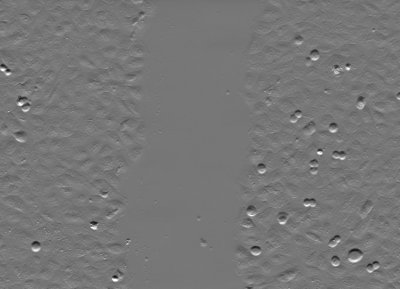
#> input picture opencv/bnsreenu/image_processing_APEER/Images/scratch_assay/1.jpg, 400 x 289 px, found by its file name
$ python '25-viewing_pyplot .py'
#> lines starting #> are read from the running program, lines starting #| are printed output that depends on the picture
"""
display of images pyplot and opencv skimage

https://www.youtube.com/watch?v=2Q-bmlsdqRk&list=PLHae9ggVvqPgyRQQOtENr6hK0m1UquGaG&index=26
https://github.com/bnsreenu/python_for_image_processing_APEER/blob/master/tutorial25_viewing_images_in_python.py
"""
#
from skimage import io
import matplotlib.pyplot as plt
import cv2
import getpass

USER = getpass.getuser()

IMAGE_NAME = '1.jpg'
BASE_FOLDER = 'C:/Users/' + USER + '/Pictures/Saved Pictures/'
IMAGE = BASE_FOLDER + IMAGE_NAME

img = io.imread(IMAGE)
#> img is the input picture: shape (289, 400); min 14, max 255, mean 118.6
io.imshow(img)

# MATPLOTLIB.PYPLOT

plt.imshow(img)

# Colormaps...  https://matplotlib.org/tutorials/colors/colormaps.html
plt.imshow(img, cmap="hot")
# Not going to do anything as the input image is RGB

img_gray = io.imread(IMAGE, as_gray=True)
plt.imshow(img_gray, cmap="hot")
plt.imshow(img_gray, cmap="jet")

# Multiple plots using pyplot
fig = plt.figure(figsize=(10, 10))

ax1 = fig.add_subplot(2, 2, 1)
ax1.imshow(img_gray, cmap='hot')
ax1.title.set_text('1st')

ax2 = fig.add_subplot(2, 2, 2)
ax2.imshow(img_gray, cmap='jet')
ax2.title.set_text('2nd')

ax3 = fig.add_subplot(2, 2, 3)
ax3.imshow(img_gray, cmap='gray')
ax3.title.set_text('3rd')

ax4 = fig.add_subplot(2, 2, 4)
ax4.imshow(img_gray, cmap='nipy_spectral')
ax4.title.set_text('4th')

# Using opencv

gray_img = cv2.imread(IMAGE, 0)
color_img = cv2.imread(IMAGE, 1)

cv2.imshow("pic from skimage import", img)  # Shows weird colors as R and B channels are swapped
cv2.imshow("color pic from opencv", color_img)
cv2.imshow("gray pic from opencv", gray_img)
plt.show()
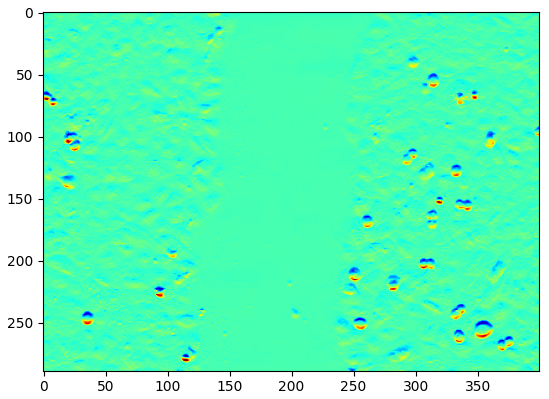
#> figure drawn by matplotlib, 1 panel
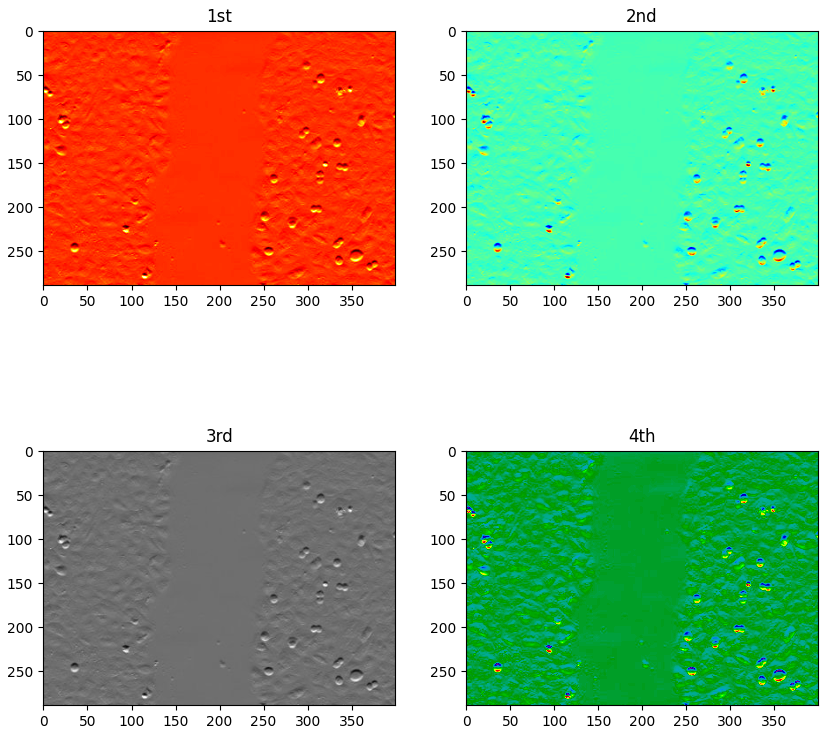
#> figure drawn by matplotlib, 4 panels
cv2.waitKey(0)

cv2.destroyAllWindows()

$ run again, with opencv/bnsreenu/image_processing_APEER/Images/scratch_assay/0.jpg copied over opencv/bnsreenu/image_processing_APEER/Images/scratch_assay/1.jpg
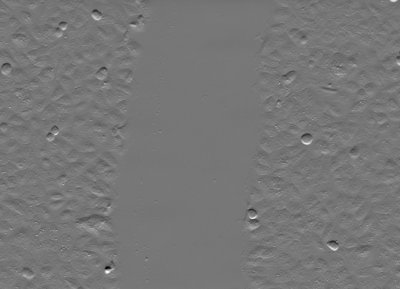
#> input picture opencv/bnsreenu/image_processing_APEER/Images/scratch_assay/0.jpg, 400 x 289 px, found by its file name
#> img is the input picture: shape (289, 400); min 0, max 255, mean 118.6
#> `plt.show()`:
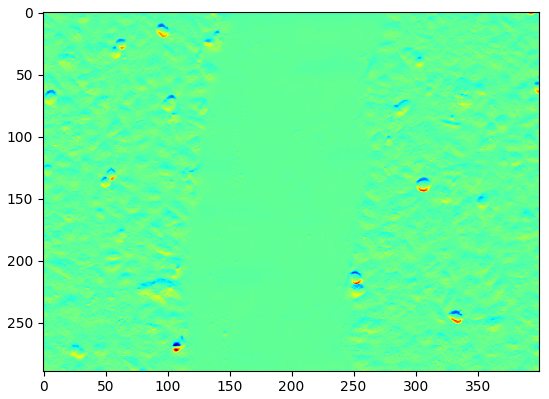
#> figure drawn by matplotlib, 1 panel
#> `plt.show()`:
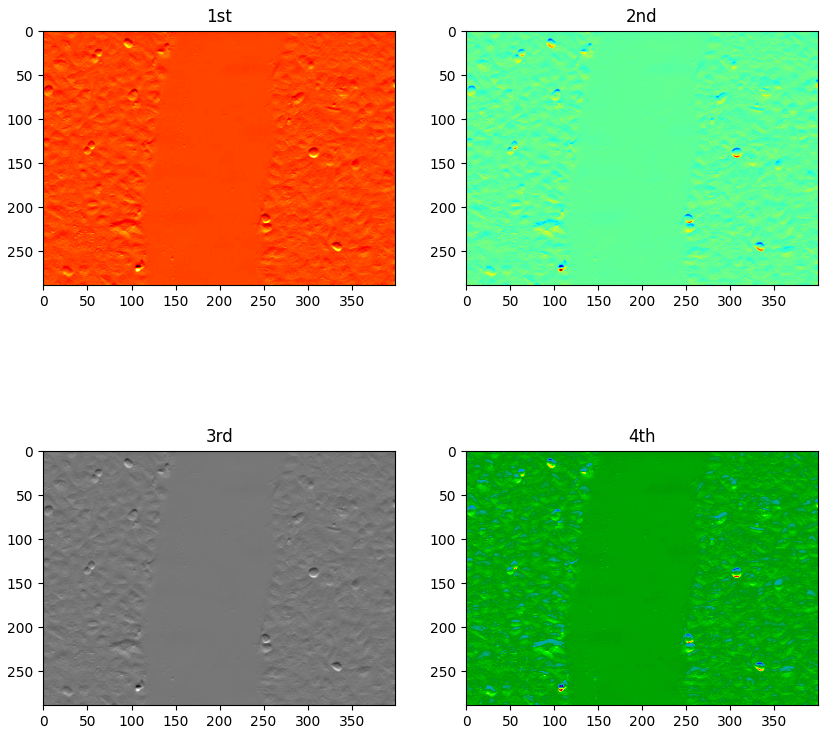
#> figure drawn by matplotlib, 4 panels

$ run again, with opencv/bnsreenu/image_processing_APEER/Images/scratch_assay/2.jpg copied over opencv/bnsreenu/image_processing_APEER/Images/scratch_assay/1.jpg
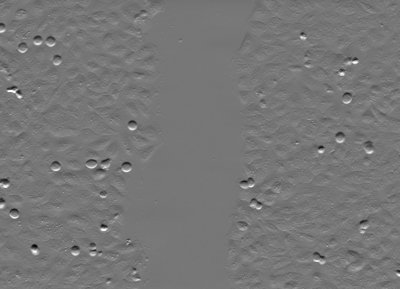
#> input picture opencv/bnsreenu/image_processing_APEER/Images/scratch_assay/2.jpg, 400 x 289 px, found by its file name
#> img is the input picture: shape (289, 400); min 0, max 255, mean 118.6
#> `plt.show()`:
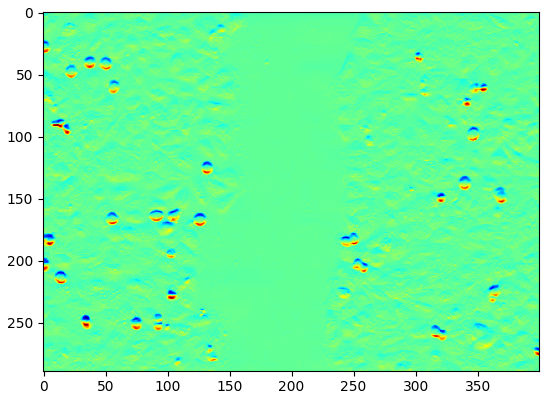
#> figure drawn by matplotlib, 1 panel
#> `plt.show()`:
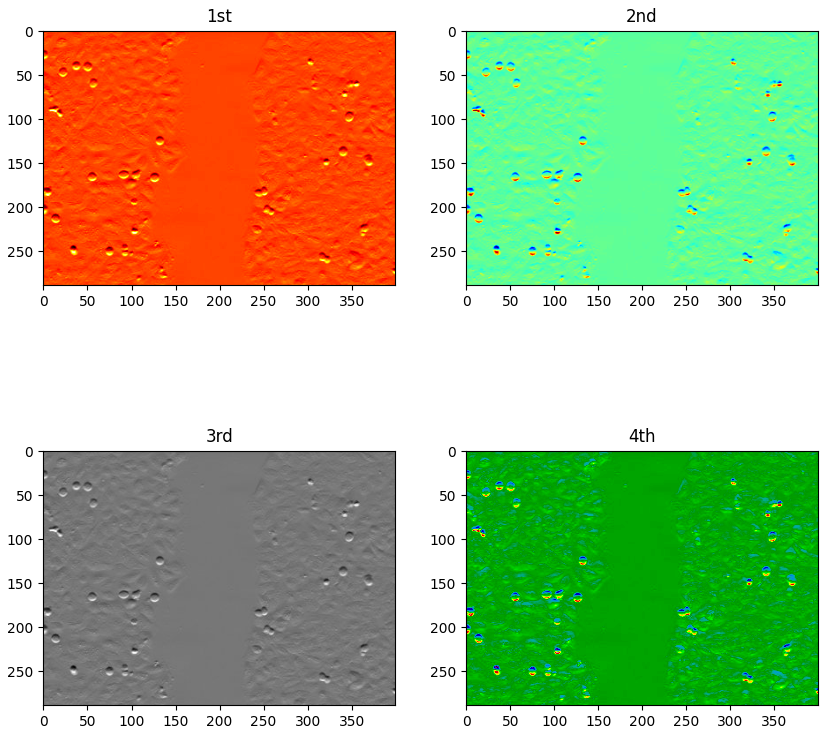
#> figure drawn by matplotlib, 4 panels

$ run again, with opencv/bnsreenu/image_processing_APEER/Images/scratch_assay/3.jpg copied over opencv/bnsreenu/image_processing_APEER/Images/scratch_assay/1.jpg
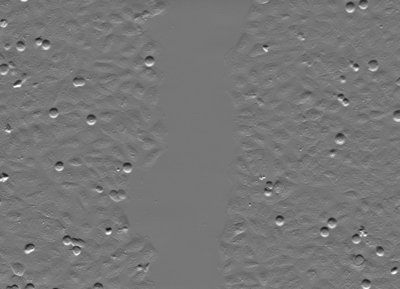
#> input picture opencv/bnsreenu/image_processing_APEER/Images/scratch_assay/3.jpg, 400 x 289 px, found by its file name
#> img is the input picture: shape (289, 400); min 18, max 255, mean 118.6
#> `plt.show()`:
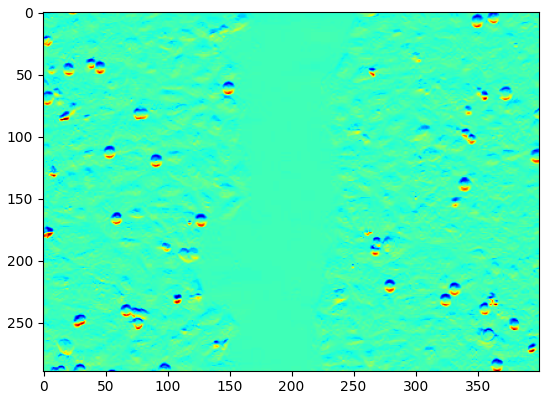
#> figure drawn by matplotlib, 1 panel
#> `plt.show()`:
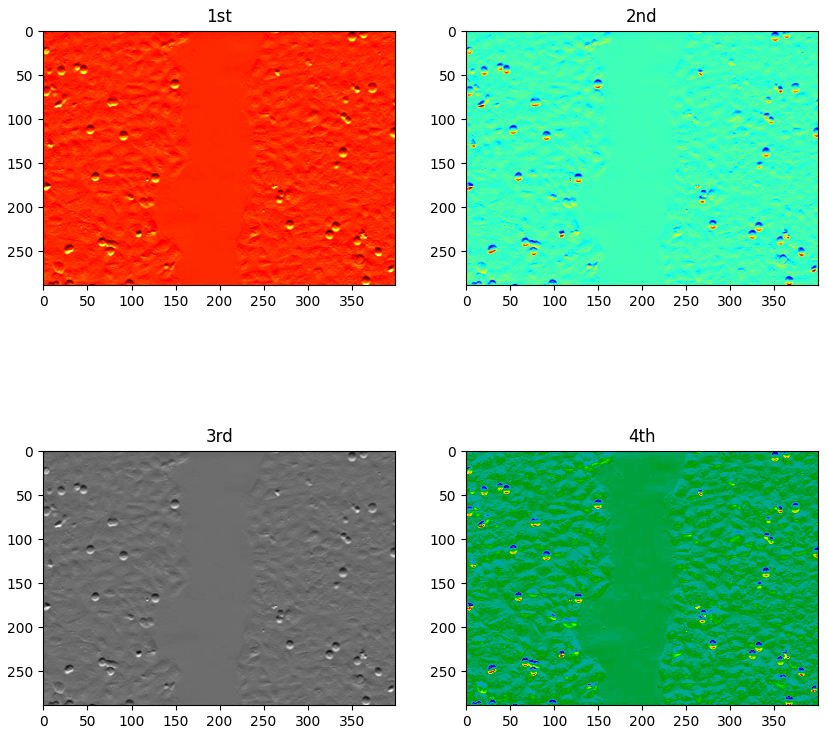
#> figure drawn by matplotlib, 4 panels
